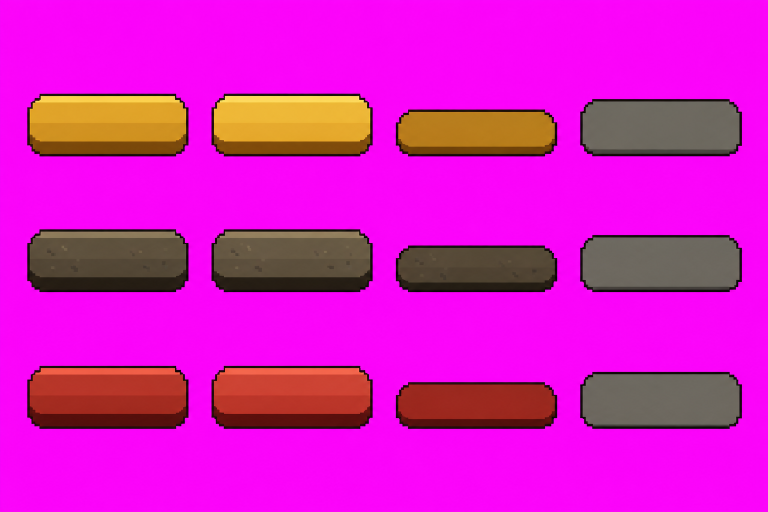
#> input picture projects/lastaway/art/inbox/T-026/src/gen/nut-rat-ro.png, 1536 x 1024 px, given in place of nut-rat-ro.png.png, which was not available (shown at 1/2 size)
$ python -i nut.py   (imports and definitions only)
#> lines starting #> are read from the running program, lines starting #| are printed output that depends on the picture
### projects/lastaway/art/inbox/T-015/src/tools/extract_t015.py
import sys, json, pathlib
from collections import deque
from PIL import Image
sys.stdout.reconfigure(encoding="utf-8")
SRC = pathlib.Path(r"D:\Lastaway\projects\lastaway\art\inbox\T-015\src")
OUT = pathlib.Path(r"D:\Lastaway\projects\lastaway\art\inbox\T-015")

def key_magenta(im):
    """flat #FF00FF background -> alpha 0, with soft edge and magenta despill on edge pixels"""
    im = im.convert("RGB"); w, h = im.size; px = im.load()
#> in key_magenta, im is the input picture: PIL image 1536x1024 RGB; mean R, G, B 216.5, 25.1, 195.2
#> after `w, h = im.size`: w = 1536; h = 1024
    out = Image.new("RGBA", (w, h)); op = out.load()
#> after `out = Image.new('RGBA', (w, h))`: out: PIL image 1536x1024 RGBA; every value is 0
    for y in range(h):
        for x in range(w):
            r, g, b = px[x, y]
            d = (255 - r) + g + (255 - b)          # distance from magenta
            if d < 70: op[x, y] = (0, 0, 0, 0)
            elif d < 150:
                a = int(255 * (d - 70) / 80)
                # despill: pull toward grey-ish by removing magenta tint
                m = min(r, b); g2 = max(g, 0); r2 = min(r, g2 + (r - m) // 3); b2 = min(b, g2 + (b - m) // 3)
                op[x, y] = (r2, g2, b2, a)
            else: op[x, y] = (r, g, b, 255)
    from PIL import ImageFilter
    al = out.getchannel("A").filter(ImageFilter.MinFilter(5)); out.putalpha(al)
#> after `al = out.getchannel('A').filter(ImageFilter.MinFilter(5))`:
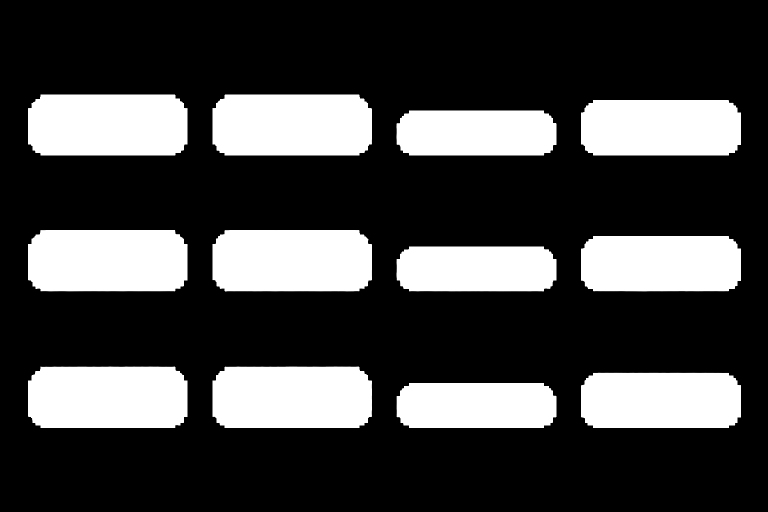
#> al: PIL image 1536x1024 L (shown at 1/2 size); min 0, max 255, mean 66.7
#> after `out.putalpha(al)`:
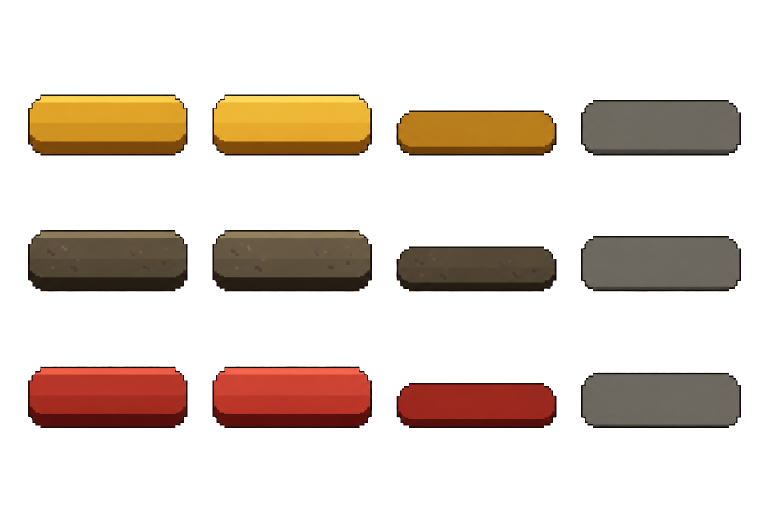
#> out: PIL image 1536x1024 RGBA (shown at 1/2 size); mean R, G, B, A 34.5, 22.2, 14, 66.7; transparent parts drawn white
    px2 = out.load()
    for y in range(h):
        for x in range(w):
            r, g, b, a = px2[x, y]
            if a and r > g + 45 and b > g + 25: px2[x, y] = (32, 30, 28, a)
    return out

def components(rgba, min_area=2000):
#> called with min_area = 3000
    w, h = rgba.size; a = rgba.getchannel("A").load(); seen = bytearray(w * h); boxes = []
    for y0 in range(0, h, 1):
        for x0 in range(0, w, 1):
            if a[x0, y0] > 20 and not seen[y0 * w + x0]:
                q = deque([(x0, y0)]); seen[y0 * w + x0] = 1; x1 = x2 = x0; y1 = y2 = y0; n = 0
                while q:
                    x, y = q.popleft(); n += 1
                    x1 = min(x1, x); x2 = max(x2, x); y1 = min(y1, y); y2 = max(y2, y)
                    for dx, dy in ((1, 0), (-1, 0), (0, 1), (0, -1)):
                        nx, ny = x + dx, y + dy
                        if 0 <= nx < w and 0 <= ny < h and not seen[ny * w + nx] and a[nx, ny] > 20:
                            seen[ny * w + nx] = 1; q.append((nx, ny))
                if n >= min_area: boxes.append((x1, y1, x2 + 1, y2 + 1, n))
    return boxes

# [49 lines left out: functions pieces, resize, nine, not called in this run]

# [7 lines that do not run on import are left out]

### projects/lastaway/art/inbox/T-026/src/nut.py
"""T-026: tach 3 sheet nut noi khoi (GPT), do day de, dung trang so sanh va kiem 9-slice.
Chay: PYTHONIOENCODING=utf-8 python nut.py [extract|compare|slice]"""
import sys, pathlib, json
sys.path.insert(0, r"D:\Lastaway\projects\lastaway\art\inbox\T-015\src\tools"); sys.path.insert(0, r"D:\Lastaway\projects\lastaway\art\inbox\T-021\src\tools")
import extract_t015 as E
from PIL import Image, ImageDraw
import mock as M
from mock import F, text, tw, T20, TXT, MUTED, GOLD, DANGER, W as _W
ROOT = pathlib.Path(__file__).resolve().parent.parent; GEN = ROOT / "src" / "gen"; NUT = ROOT / "nut"
VARS = [("vua", "Vừa"), ("ro", "Rõ"), ("rat-ro", "Rất rõ")]
MATS = ["primary", "secondary", "danger"]; STATES = ["normal", "hover", "pressed", "disabled"]
def lum(c):
    f = lambda v: v / 12.92 if v / 255 <= 0.03928 else (((v / 255 + 0.055) / 1.055) ** 2.4) * 255
    r, g, b = [f(x) / 255 if x / 255 <= 0.03928 else ((x / 255 + 0.055) / 1.055) ** 2.4 for x in c[:3]]
    return 0.2126 * r + 0.7152 * g + 0.0722 * b
def cr(a, b):
    x, y = sorted((lum(a), lum(b)), reverse=True); return (x + .05) / (y + .05)

def extract(name):
    sheet = "nut-" + name; im = E.key_magenta(Image.open(GEN / f"{sheet}.png")); bs = E.components(im, min_area=3000)
#> after `bs = E.components(im, min_area=3000)`: bs = 12 items, first 6: (56, 189, 376, 311, 37591), (425, 189, 744, 311, 37582), (1162, 200, 1482, 311, 34350), (793, 221, 1113, 311, 27614), (56, 460, 376, 583, 37883), (425, 460, 744, 583, 37866)
    assert len(bs) == 12, (name, len(bs))
    bs.sort(key=lambda b: (b[1] + b[3]) / 2); rows = [sorted(bs[i * 4:(i + 1) * 4], key=lambda b: b[0]) for i in range(3)]
#> after `rows = [sorted(bs[i * 4:(i + 1) * 4], key=lambda b: b[0]) for i in ran`: rows = 3 items
    d = NUT / name; d.mkdir(parents=True, exist_ok=True); out = {}
    for mi, mat in enumerate(MATS):
        for si, st in enumerate(STATES):
            b = rows[mi][si]; p = im.crop(tuple(b[:4])); p.save(d / f"{mat}_{st}.png"); out[(mat, st)] = p
#> this loop made 3 passes
#> pass 1, in extract, `b = rows[mi][si]; p = im.crop(tuple(b[:4])); p.save(d / f"{mat}_{st}.p..`:
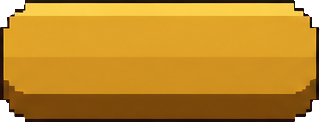
#> saved as primary_normal.png: PIL image 320x122 RGBA; mean R, G, B, A 181.9, 129.2, 32.8, 245.4; transparent parts drawn white
#> pass 1, in extract, `b = rows[mi][si]; p = im.crop(tuple(b[:4])); p.save(d / f"{mat}_{st}.p..`:
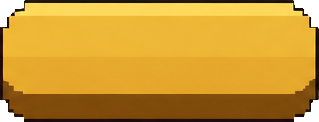
#> saved as primary_hover.png: PIL image 319x122 RGBA; mean R, G, B, A 194.4, 144.2, 42.2, 246.1; transparent parts drawn white
#> pass 1, in extract, `b = rows[mi][si]; p = im.crop(tuple(b[:4])); p.save(d / f"{mat}_{st}.p..`:
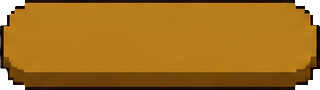
#> saved as primary_pressed.png: PIL image 320x90 RGBA; mean R, G, B, A 153.2, 101.9, 23.1, 244.2; transparent parts drawn white
#> after the loop:
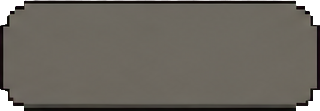
#> p: PIL image 320x111 RGBA; mean R, G, B, A 98.2, 93.1, 85.7, 245; transparent parts drawn white
#> after the loop, out = 12 items
    return out

def base_px(p):
    """day = so hang pixel cuoi (tru vien den 2 hang) co mau toi hon mat ro ret: tim buoc giam do sang lon nhat o 45%..95% chieu cao tai cot giua"""
    w, h = p.size; x = w // 2; col = [p.getpixel((x, y)) for y in range(h)]; l = [lum(c) if c[3] > 128 else 0 for c in col]
    best, by = 0, h
    for y in range(int(h * .45), h - 3):
        dlt = l[y - 1] - l[y]
        if dlt > best: best, by = dlt, y
    return max(1, h - 2 - by)

# [7 lines left out: function hslice, not called in this run]

class Set:
    def __init__(self, name): self.name = name; self.p = extract(name); self.hn = self.p[("primary", "normal")].height; self.base = {k: base_px(v) for k, v in self.p.items()}
#> after `self.p = extract(name)`: self.p = 12 items
#> after `self.hn = self.p['primary', 'normal'].height`: self.hn = 122
#> after `self.base = {k: base_px(v) for k, v in self.p.items()}`: self.base = 12 items
    def face_rgb(self, mat, st):
        p = self.p[(mat, st)]; w, h = p.size; px = [p.getpixel((x, y)) for x in range(int(w * .3), int(w * .7), 3) for y in range(int(h * .15), int(h * .35), 2)]
        px = [c for c in px if c[3] > 200]; return tuple(sorted(px, key=lum)[len(px) // 2][:3])
    # [18 lines left out: functions draw, band, not called in this run]
    def worst(self, mat, st, fg):
        px = self.band(mat, st); lo, hi = px[len(px) // 10], px[len(px) * 9 // 10]; return min(cr(fg, lo), cr(fg, hi))
    # [5 lines left out: function txtcol, not called in this run]
    def txtratio(self, mat, st): return self.worst(mat, st, self.txtcol(mat, st))
    # [5 lines left out: function txtcol_old, not called in this run]

def old_button(im, mat, st, xy, size, caption, font=26, ic=None):
    kind = {"primary": "primary", "secondary": "secondary", "danger": "danger"}[mat]; col = DANGER if (ic and mat == "secondary") else M.WHITE
    M.button(im, kind, xy, caption, ic, col, size, st, font)

def panel_bg():
    return M.bg(0.62)

# [37 lines left out: functions column, compare, not called in this run]

def slicetest(name):
    S = Set(name); sizes = [("S", 48), ("M", 64), ("L", 80)]; widths = [96, 240, 420]
    Wd, Hd = 1700, 760; im = Image.new("RGBA", (Wd, Hd), (43, 40, 33, 255)); d = ImageDraw.Draw(im); text(im, (30, 30), f"9-slice (3-slice ngang, giữ cao) của phương án {name}: S 48, M 64, L 80 x rộng 96, 240, 420", 26, GOLD, "lm")
#> after `im = Image.new('RGBA', (Wd, Hd), (43, 40, 33, 255))`:
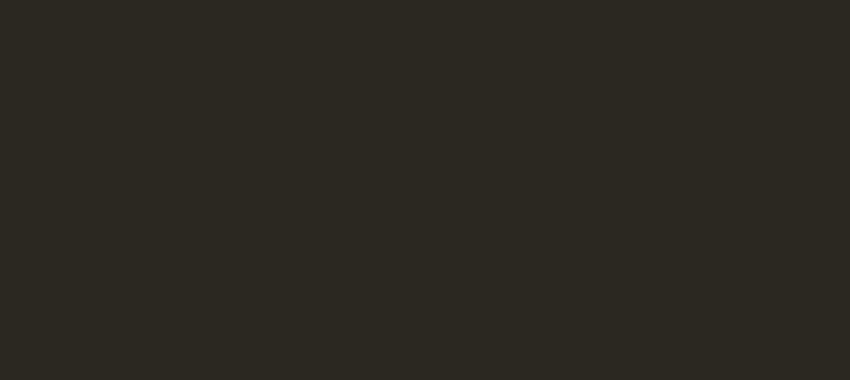
#> im: PIL image 1700x760 RGBA (shown at 1/2 size); mean R, G, B, A 43, 40, 33, 255
    y = 80
    for sn, h in sizes:
        text(im, (30, y + h / 2), sn, 28, TXT, "lm"); x = 100
        for w in widths:
            for mat in MATS[:2]: pass
            S.draw(im, "primary", "normal", (x, y), (w, h), "Vào phòng" if w > 150 else "Vào", 24 if h < 60 else 28); x += w + 30
        S.draw(im, "secondary", "pressed", (x, y), (240, h), "Hủy", 24 if h < 60 else 28); x += 270; S.draw(im, "danger", "normal", (x, y), (240, h), "Xóa", 24 if h < 60 else 28)
        y += h + 70
    # zoom 3x goc: nut M 240 de soi vien
    z = Image.new("RGBA", (240, 64), (0, 0, 0, 0)); S.draw(z, "primary", "normal", (0, 0), (240, 64), "", 26); z = z.resize((240 * 3, 64 * 3), Image.NEAREST); im.alpha_composite(z, (100, y + 10))
    z2 = Image.new("RGBA", (420, 80), (0, 0, 0, 0)); S.draw(z2, "secondary", "normal", (0, 0), (420, 80), "", 26); z2 = z2.resize((420 * 2, 80 * 2), Image.NEAREST); im.alpha_composite(z2, (880, y + 10))
    im.convert("RGB").save(ROOT / f"nut-9slice-{name}.png")

# [4 lines not run here, left out]

#> (the run stopped early here; a loop or call above may not have finished)
